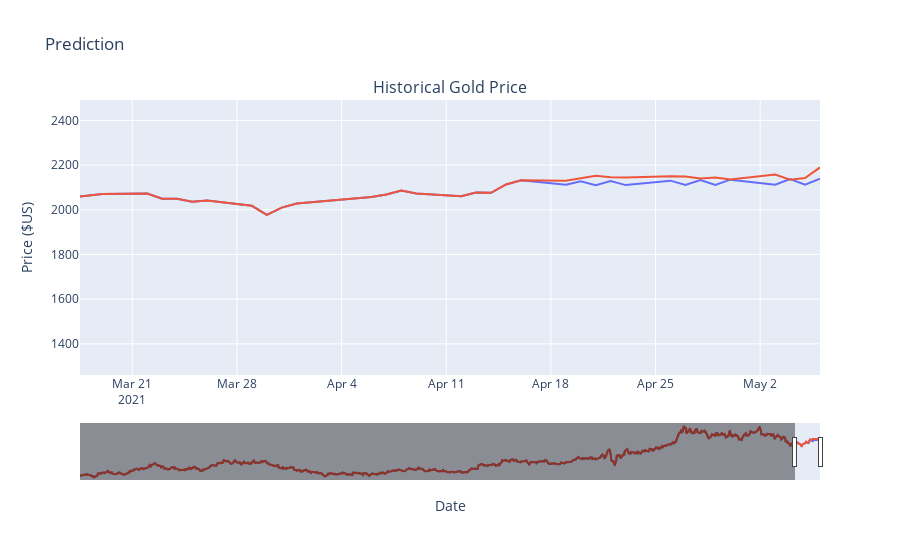

Source (notebook cell):
### Code cell
fig = make_subplots(rows=1, cols=1, shared_xaxes=True, subplot_titles=("Historical Gold Price", "Historical Revenue"))
fig.add_trace(go.Scatter(x=pd.to_datetime(df_gold_aux.Date, infer_datetime_format=True), y=df_gold_aux['Gold'].astype("float"), name="Predicted"), row=1, col=1)
fig.add_trace(go.Scatter(x=pd.to_datetime(df_gold_real.Date, infer_datetime_format=True), y=df_gold_real['Gold'].astype("float"), name="Real"), row=1, col=1)
fig.update_xaxes(title_text="Date", row=1, col=1)
#fig.update_xaxes(title_text="Date", row=2, col=1)
fig.update_yaxes(title_text="Price ($US)", row=1, col=1)
#fig.update_yaxes(title_text="Revenue ($US Millions)", row=2, col=1)
fig.update_layout(showlegend=False,
height=900,
title='Prediction',
xaxis_rangeslider_visible=True)
fig.show()

### Figure 1 — Plotly figure (JSON) as saved in the notebook; plotly's stock layout.template omitted (floating-point values rounded to 4 significant figures; data arrays with more than 128 entries replaced by an {"elided": "..."} marker saying what was removed)
{"data": [{"name": "Predicted", "type": "scatter", "x": {"elided": "1013 str values"}, "xaxis": "x", "y": {"elided": "1013 float values"}, "yaxis": "y"}, {"name": "Real", "type": "scatter", "x": {"elided": "1013 str values"}, "xaxis": "x", "y": {"elided": "1013 float values"}, "yaxis": "y"}], "layout": {"annotations": [{"font": {"size": 16}, "showarrow": false, "text": "Historical Gold Price", "x": 0.5, "xanchor": "center", "xref": "paper", "y": 1, "yanchor": "bottom", "yref": "paper"}], "autosize": true, "showlegend": false, "title": {"text": "Prediction"}, "xaxis": {"anchor": "y", "autorange": false, "domain": [0, 1], "range": ["2021-03-17 12:06:06.1081", "2021-05-06"], "rangeslider": {"autorange": true, "range": ["2017-04-11", "2021-05-06"], "visible": true, "yaxis": {"_template": null, "rangemode": "match"}}, "title": {"text": "Date"}, "type": "date"}, "yaxis": {"anchor": "x", "autorange": true, "domain": [0, 1], "range": [1261.0, 2491.0], "title": {"text": "Price ($US)"}, "type": "linear"}}}
